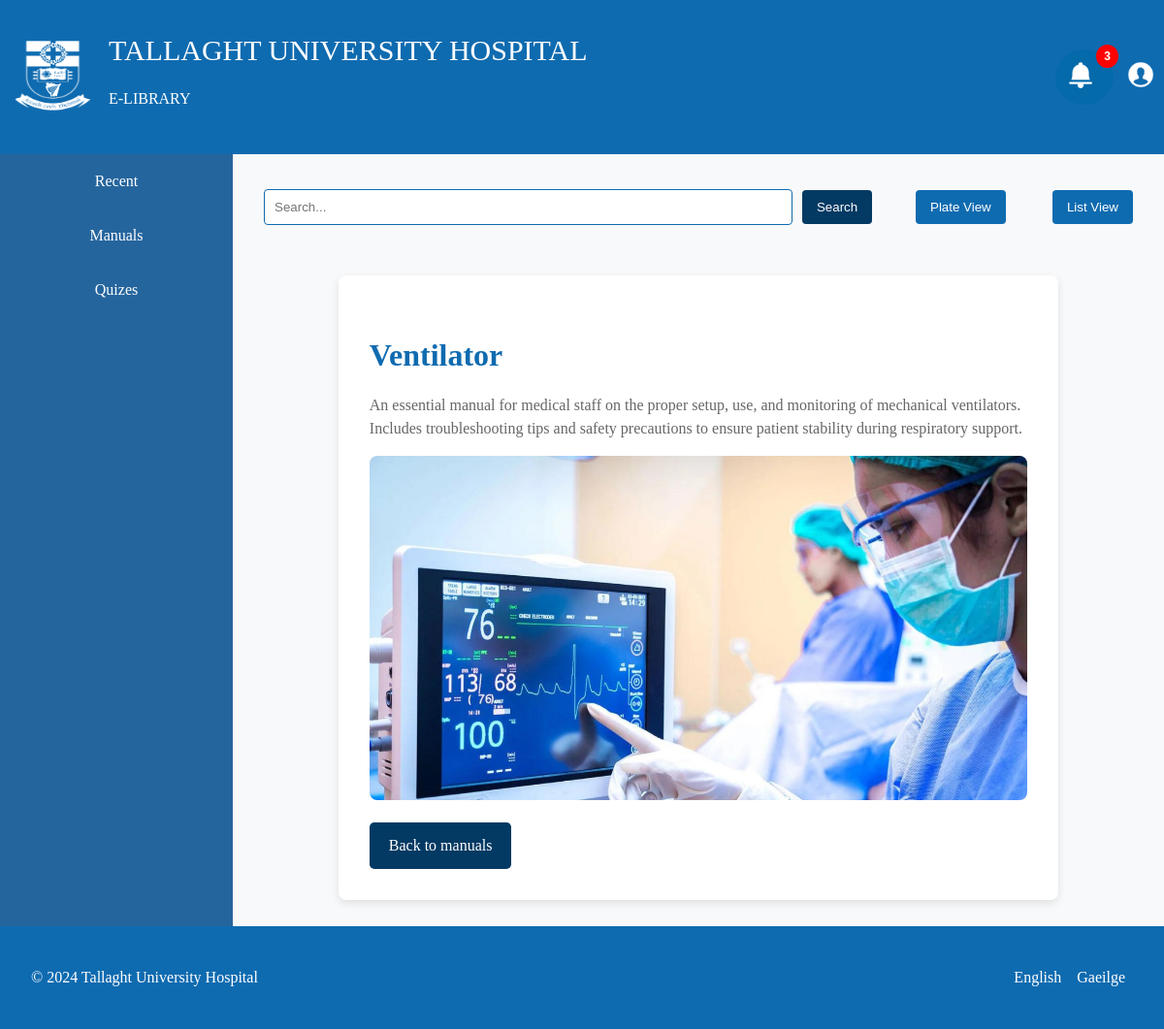
The app's page /manuals/3 (signed in) with its own data.
### web_portal/models.py (models this page shows, shortened)
class Manual(models.Model):
    title = models.CharField(max_length=255)
    description = models.TextField()
    image = models.ImageField(upload_to='static/media/', blank=True, null=True)
    manual_file = models.FileField(upload_to='manuals/', blank=True, null=True)

### web_portal/views.py (the view)
# urls.py: path('manuals/<int:pk>', ManualDetailView.as_view(), name='manual'),
class ManualDetailView(LoginRequiredMixin, DetailView):
    model = Manual
    template_name = 'manual.html'
    context_object_name = 'manual'

### templates/manual.html (shortened to what this page needs)
{% extends 'base.html' %}
{% load static %}
{% block content %}
    <div class="manual-container">
        <h1 class="manual-title">{{ manual.title }}</h1>
        <p class="manual-description">{{ manual.description }}</p>
        <img class="manual-image" src="{{ manual.image.url }}" alt="manual_image">
        <a class="back-link" href="{% url 'home' %}">Back to manuals</a>
    </div>
{% endblock content %}

### static/css/base.css (style rules this page uses)
html { --main-color: #0f6bb0; --main-bg-color: #fff; --background-color: #f3f3f4; --button-color-1: #023a63; --button-color-2: #0F6BB0; --button-color-3: #EE3C26; --secondary-color: #7288c4; --link-color: #337ab7; }
* { box-sizing: border-box; }
body { font-family: "Calibri"; font-size: 16px; line-height: 1.5; color: #333; background-color: #f8f9fa; margin: 0; overflow: hidden; }

### static/css/manual.css (style rules this page uses)
html { --main-color: #0f6bb0; --main-bg-color: #fff; --background-color: #f3f3f4; --button-color-1: #023a63; --button-color-2: #0F6BB0; --button-color-3: #EE3C26; --secondary-color: #7288c4; --link-color: #337ab7; }
* { box-sizing: border-box; }
a { text-decoration: none; color: var(--link-color); }
.manual-container { padding: 2rem; background-color: var(--main-bg-color); border-radius: 0.5rem; box-shadow: 0 0.2rem 0.5rem rgba(0, 0, 0, 0.1); max-width: 80%; margin: 2rem auto; }
.manual-title { font-size: 2rem; color: var(--main-color); margin-bottom: 1rem; }
.manual-description { margin-bottom: 1rem; color: #666; }
.manual-image { max-width: 100%; height: auto; border-radius: 0.5rem; margin-bottom: 1rem; }
.back-link { display: inline-block; background-color: var(--button-color-1); color: #fff; padding: 0.75rem 1.25rem; border-radius: 0.3rem; text-decoration: none; transition: background-color 0.3s ease; }

### records on screen
Manual: title "Ventilator", description "An essential manual for medical staff on the proper setup, use, and monitoring of mechanical ventilators. Includes troubleshooting tips and safety precautions to ensure patient stability during respiratory support.", image (picture)
